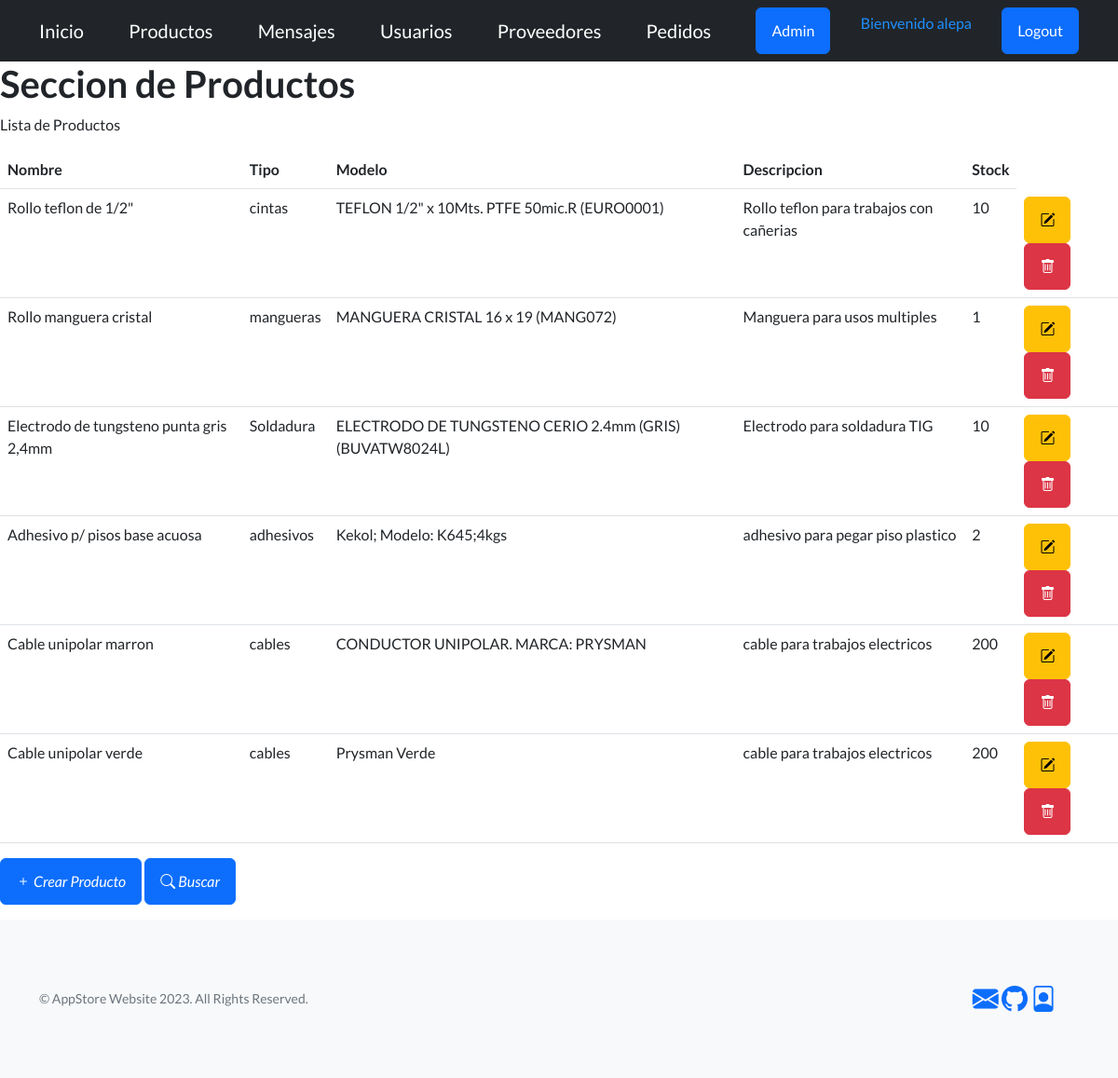
The page /app-store/productos/ (signed in) on the database its author committed.
### AppStore/models.py (models this page shows, shortened)
class Producto(models.Model):
    nombre = models.CharField(max_length=50)
    tipo= models.CharField(max_length=50)
    modelo = models.CharField(max_length=50)
    descripcion= models.CharField(max_length=150)
    stock = models.IntegerField()

### AppStore/views.py (the view)
# urls.py: path('productos/', productos, name='Productos'),
def productos(req):
    lista = Producto.objects.all()
    return render(req,"productos.html" , {"productos": lista})

### AppStore/templates/productos.html (shortened to what this page needs)
{% extends 'main.html' %}
{% block bloqueMutable %}
            <h1>Seccion de Productos</h1>
            <p>
                Lista de Productos
            </p>
            <table class="table">
              <thead>
                  <tr>
                      <th scope="col">Nombre</th>
                      <th scope="col">Tipo</th>
                      <th scope="col">Modelo</th>
                      <th scope="col">Descripcion</th>
                      {%if user.is_staff%}
                      <th scope="col">Stock</th>
                      {% endif%}
                  </tr>
              </thead>
              <tbody>
                  {% for producto in productos %}
                  <tr>
                      <td>{{ producto.nombre }}</td>
                      <td>{{ producto.tipo }}</td>
                      <td>{{ producto.modelo }}</td>
                      <td>{{ producto.descripcion }}</td>
                      {%if user.is_staff%}
                      <td>{{ producto.stock }}</td>
                      <td><a type="button" class="btn btn-warning" href="{% url 'ActualizarProducto' producto.id %}"><i class="bi bi-pencil-square"></i></a>
                          <a type="button" class="btn btn-danger" href="{% url 'EliminaProducto' producto.id %}"><i class="bi bi-trash"></i></a>
                      </td>
                      {% endif%}
                  </tr>
                  {% endfor %}
              </tbody>
          </table>
                {% if user.is_staff %}
                <a class="btn btn-primary" href="../producto-formulario" role="button"> <i class="bi bi-plus"> Crear Producto</i></a>
                {% endif %}
            <a class="btn btn-primary" href="../busqueda-producto" role="button"><i class="bi bi-search"> Buscar</i></a>
{% endblock bloqueMutable %}

### AppStore/templates/navbar.html
<nav class="navbar navbar-dark bg-dark static-top">
    <div class="container">
        <a class="navbar-brand" href="{% url 'Inicio' %}">Inicio</a>
        {% if user.is_authenticated %}
        <a class="navbar-brand" href="{% url 'Productos' %}">Productos</a>
        <a class="navbar-brand" href="{% url 'Mensajes' %}">Mensajes</a>
        {% if user.is_staff %}
        <a class="navbar-brand" href="{% url 'Usuarios' %}">Usuarios</a>
        <a class="navbar-brand" href="{% url 'Proveedores' %}">Proveedores</a>
        <a class="navbar-brand" href="{% url 'Pedidos' %}">Pedidos</a>
        <a class="btn btn-primary" href="/admin">Admin</a>
        {% endif %}
        <p style="color:DodgerBlue;">Bienvenido {{user.username}}</p>
        <a class="btn btn-primary" href="{% url 'Logout' %}">Logout</a>
    {% else %}
        <a class="btn btn-primary" href="{% url 'Login' %}">Login</a>
    {% endif %}
    </div>
</nav>

### rows shown on the page
Producto: nombre "Rollo teflon de 1/2\"", tipo "cintas", modelo "TEFLON 1/2\" x 10Mts. PTFE 50mic.R (EURO0001)", descripcion "Rollo teflon para trabajos con cañerias", stock "10"
Producto: nombre "Rollo manguera cristal", tipo "mangueras", modelo "MANGUERA CRISTAL 16 x 19 (MANG072)", descripcion "Manguera para usos multiples", stock "1"
Producto: nombre "Electrodo de tungsteno punta gris 2,4mm", tipo "Soldadura", modelo "ELECTRODO DE TUNGSTENO CERIO 2.4mm (GRIS) (BUVATW8024L)", descripcion "Electrodo para soldadura TIG", stock "10"
Producto: nombre "Adhesivo p/ pisos base acuosa", tipo "adhesivos", modelo "Kekol; Modelo: K645;4kgs", descripcion "adhesivo para pegar piso plastico", stock "2"
Producto: nombre "Cable unipolar marron", tipo "cables", modelo "CONDUCTOR UNIPOLAR. MARCA: PRYSMAN", descripcion "cable para trabajos electricos", stock "200"
Producto: nombre "Cable unipolar verde", tipo "cables", modelo "Prysman Verde", descripcion "cable para trabajos electricos", stock "200"

### other values the page prints
{{ user.username }} "alepa"
